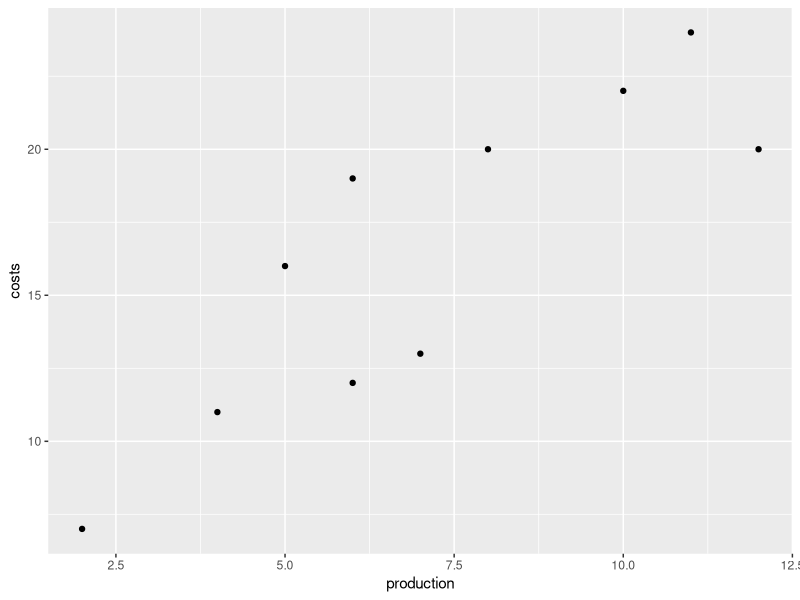
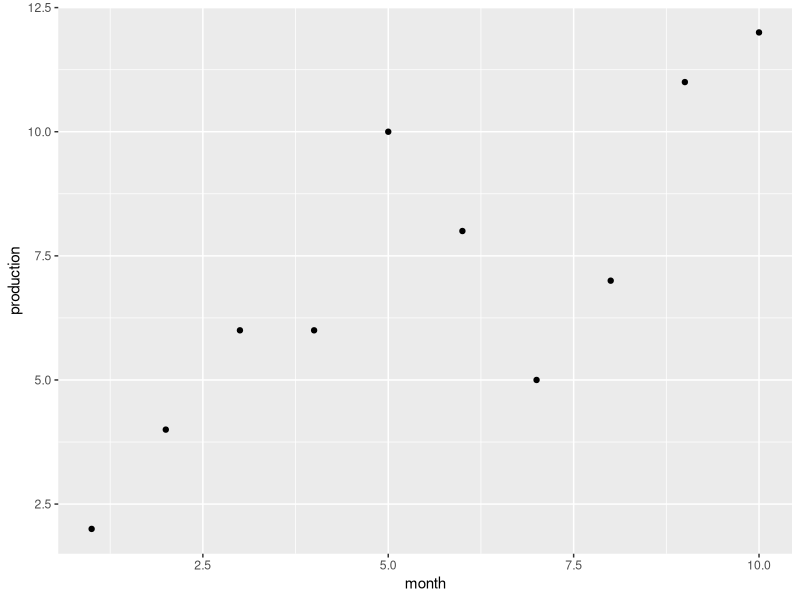
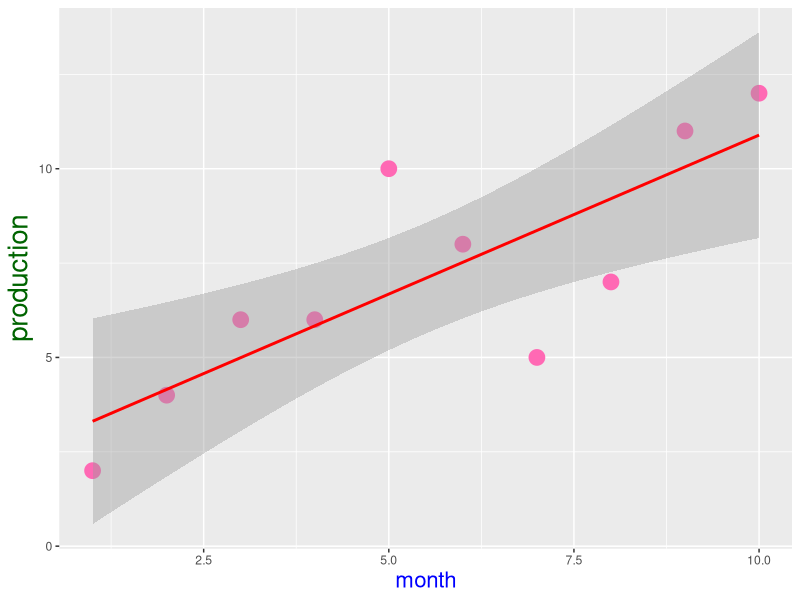
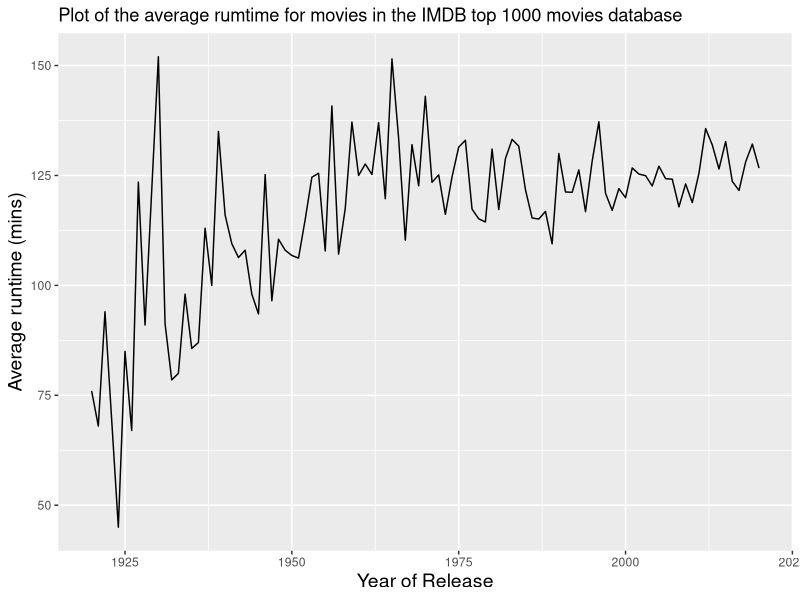

These figures' R source, in order:
## ---- chunk 1
knitr::opts_chunk$set(echo = TRUE)
## ---- chunk 2
library(readr) # Loads in the library readr
## ---- chunk 3
production<-c(2, 4,6,6,10, 8, 5, 7, 11, 12)
costs<-c(7,11, 12, 19, 22, 20, 16, 13, 24, 20)

df<-as.data.frame(cbind(production,costs))

library(ggplot2)

ggplot(df,aes(x=production,y=costs))+geom_point()
## ---- chunk 4
month<-c(1:10)
df<-cbind(df,month)

ggplot(df,aes(x=month,y=production))+geom_point()
## ---- chunk 5

ggplot(df,aes(x=month,y=production))+geom_point(size=5,col="hotpink")+
  geom_smooth(method="lm",col="red")+
  theme(axis.title.x = element_text(size=16, colour = "blue"),                            
        axis.title.y = element_text(size=20, colour = "darkgreen"))
## ---- chunk 6
imdb_data<-read.csv("imdb_top_1000_movies.csv")

head(imdb_data)

tail(imdb_data)

## ---- chunk 7
str(imdb_data)
## ---- chunk 8

imdb_data$Runtime<-gsub(" min","",imdb_data$Runtime) ## Removes the character elements

imdb_data$Runtime<-as.numeric(imdb_data$Runtime) ## converts to numerical data.
imdb_data$Released_Year<-as.numeric(imdb_data$Released_Year)

## ---- chunk 9
library(dplyr)

runtime_summary<-imdb_data %>% select(Runtime,Released_Year) %>% 
  group_by(Released_Year) %>% summarise(ave_runtime=mean(Runtime))

## ---- chunk 10

ggplot(runtime_summary,aes(x=Released_Year,y=ave_runtime))+geom_line()+
  labs(title = "Plot of the average rumtime for movies in the IMDB top 1000 movies database")+
  xlab("Year of Release")+ylab("Average runtime (mins)")+
  theme(axis.title.x = element_text(size=14),                            
        axis.title.y = element_text(size=14))

